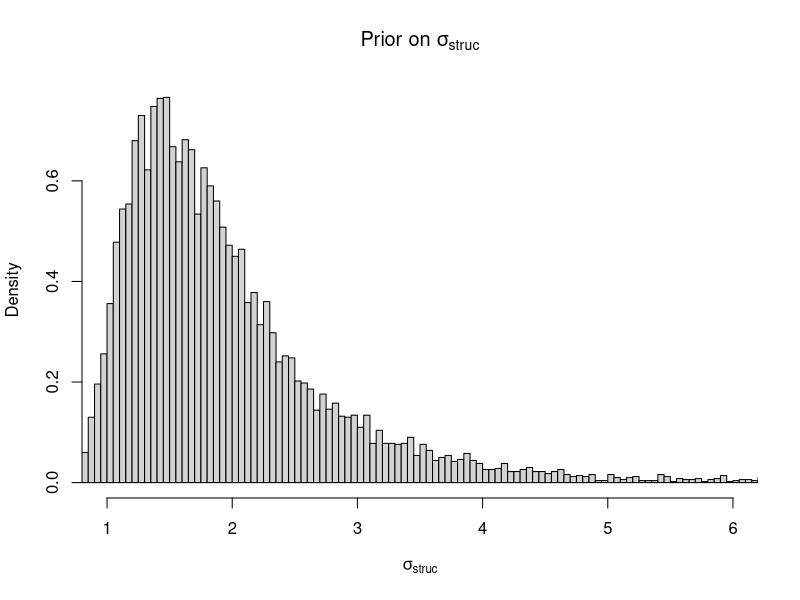

Reproduce this figure in R.
z=rgamma(10000,2,5)
z2=1/sqrt(z)
hist(z2,breaks=500,xlim=c(1,6), xlab=expression(sigma[struc]),freq=FALSE, main=expression(paste("Prior on ", sigma[struc])))
